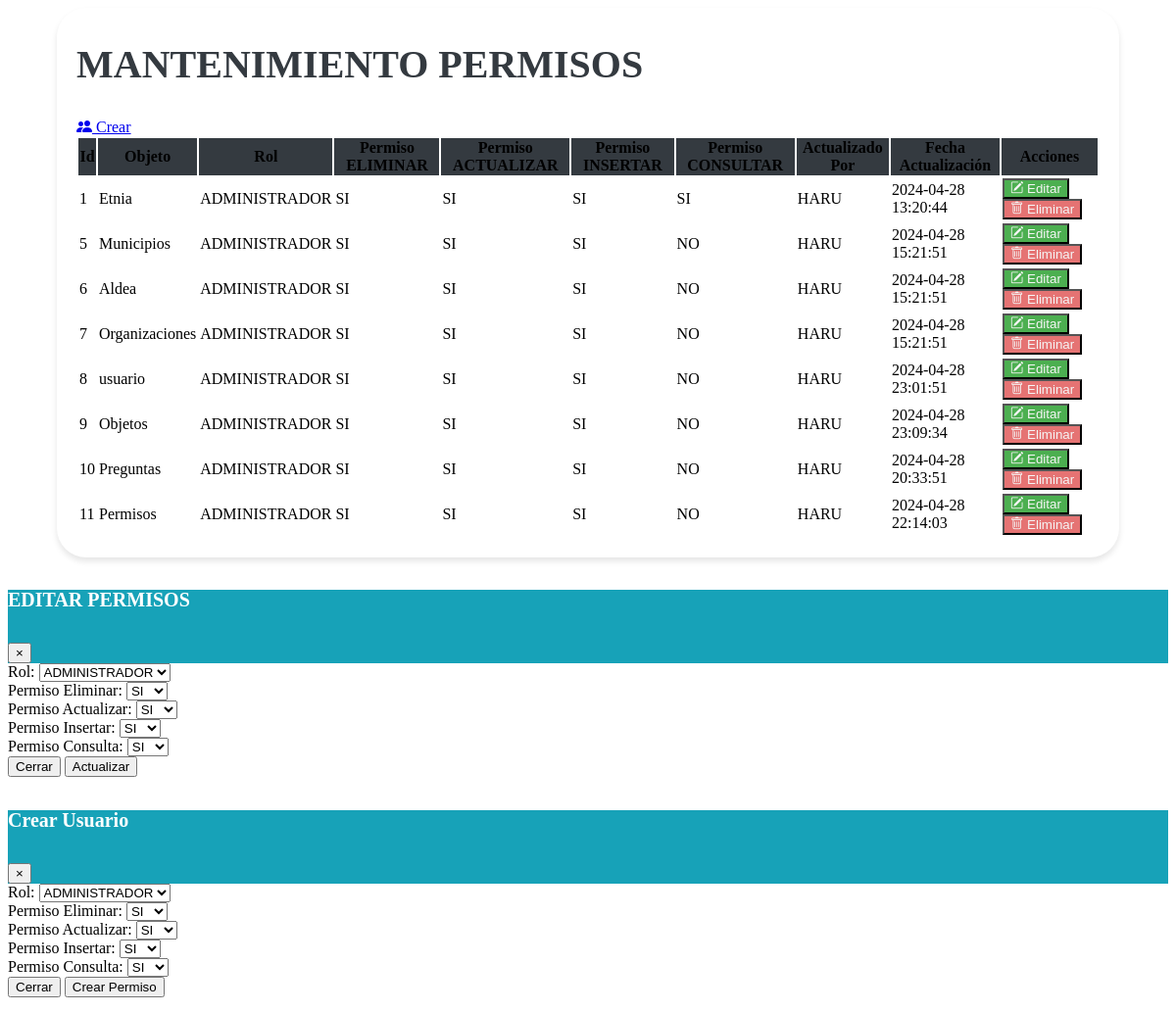
Before: /vistas/Mantenimiento_permisos.php (signed in) with the older database file.
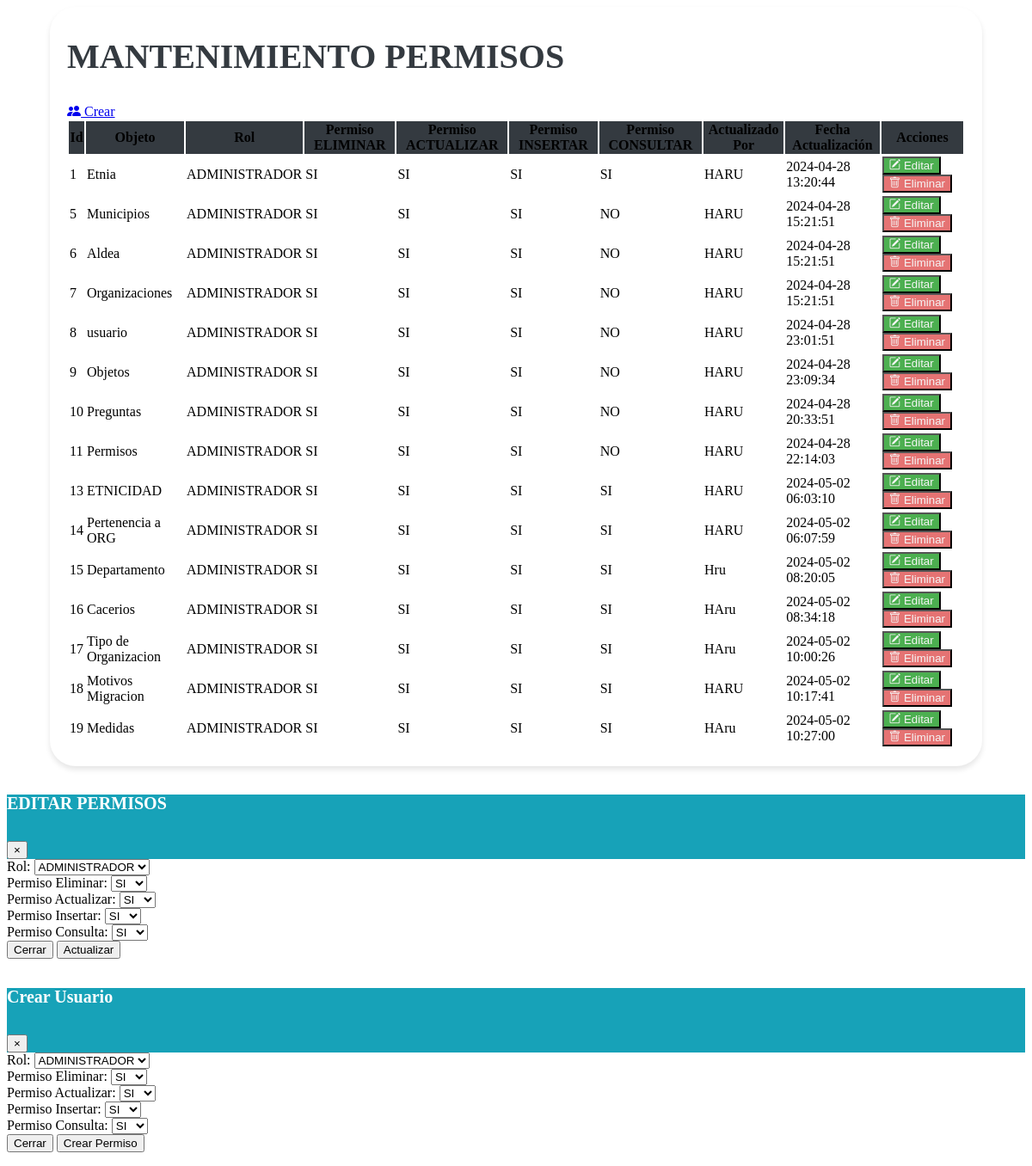
After: the same page with the newer database file.
### tables this page shows
CREATE TABLE `permisos` (
  `id_permisos` bigint(20) NOT NULL,
  `Id_rol` bigint(20) NOT NULL,
  `permiso_eliminacion` int(11) NOT NULL,
  `id_objeto` int(10) NOT NULL,
  `permiso_actualizacion` int(11) NOT NULL,
  `permiso_insercion` int(11) NOT NULL,
  `permiso_consulta` int(11) DEFAULT NULL,
  `Actualizado_Por` varchar(255) NOT NULL,
  `Fecha_Actualizacion` timestamp NOT NULL DEFAULT current_timestamp() ON UPDATE current_timestamp()
);

CREATE TABLE `objetos` (
  `Id_objetos` bigint(20) NOT NULL,
  `Objeto` varchar(255) NOT NULL,
  `Descripcion` varchar(255) NOT NULL,
  `tipo_objeto` varchar(50) NOT NULL,
  `Creado_Por` varchar(40) NOT NULL,
  `Fecha_Creacion` timestamp NOT NULL DEFAULT current_timestamp(),
  `Actualizado_Por` varchar(40) NOT NULL,
  `Fecha_Actualizacion` timestamp NOT NULL DEFAULT current_timestamp(),
  `Status` enum('A','I') DEFAULT 'A'
);

CREATE TABLE `roles` (
  `Id_rol` bigint(20) NOT NULL,
  `Nombre` varchar(255) NOT NULL,
  `Descripcion` varchar(50) NOT NULL,
  `Creado_Por` bigint(20) NOT NULL,
  `Fecha_Creacion` timestamp NULL DEFAULT NULL,
  `Actualizado_Por` bigint(20) NOT NULL,
  `Fecha_Actualizacion` timestamp NULL DEFAULT NULL,
  `STATUS` enum('ACTIVO','INACTIVO') DEFAULT NULL
);

### vistas/Mantenimiento_permisos.php (the view, shortened to what this page needs)
<?php
include "../php/conexion_be.php";
$permiso_insercion = 2;
$permiso_actualizacion = 2;
$permiso_eliminacion = 2;
if(isset($_SESSION['usuario'])) {
    $idRolUsuario = $_SESSION['usuario']['id_rol'];
    $sqlPermisos = "SELECT * FROM permisos WHERE Id_rol = $idRolUsuario AND id_objeto = 3";
    $resultadoPermisos = $conexion->query($sqlPermisos);
    if ($resultadoPermisos->num_rows > 0) {
        $filaPermisos = $resultadoPermisos->fetch_assoc();
        $permiso_insercion= $filaPermisos['permiso_insercion'];
        $permiso_actualizacion = $filaPermisos['permiso_actualizacion'];
        $permiso_eliminacion = $filaPermisos['permiso_eliminacion'];
    }
}
    ?>
    <link href="https://cdn.jsdelivr.net/npm/bootstrap-icons@1.10.0/font/bootstrap-icons.css" rel="stylesheet">
    <link rel="stylesheet" href="assets/css/estilos.css">
    <link rel="stylesheet" href="https://cdn.datatables.net/1.10.20/css/dataTables.bootstrap4.min.css">
    <div class="containertable">
        <div class="d-flex justify-content-between align-items-end mb-4">
            <div>
                <h1 class="poppins-font mb-2">MANTENIMIENTO PERMISOS</h1>
                <br>
                <?php if ($permiso_insercion == 1) : ?>
                <a href="#" data-bs-toggle="modal" data-bs-target="#modalForm" class="btn btn-info">
                    <i class="nav-icon bi bi-people-fill"></i> Crear
                </a>
                <?php endif; ?>
            </div>
        </div>
        <div class="table-responsive">
    <table id="tablax" class="table table-hover">
                <thead class="table-dark text-center" style="background-color: #343A40;">
                    <tr>
                        <th scope="col">Id</th>
                        <th scope="col">Objeto</th>
                        <th scope="col">Rol</th>
                        <th scope="col">Permiso ELIMINAR</th>
                        <th scope="col">Permiso ACTUALIZAR</th>
                        <th scope="col">Permiso INSERTAR</th>
                        <th scope="col">Permiso CONSULTAR</th>
                        <th scope="col">Actualizado Por</th>
                        <th scope="col">Fecha Actualización</th>
                        <th scope="col">Acciones</th>
                    </tr>
                </thead>
                <tbody class="text-center">
                    <?php
                    include "../php/conexion_be.php";
                    $sql = $conexion->query("
                        SELECT
                            permisos.id_permisos,
                            objetos.Objeto,
                            roles.id_rol,
                            roles.nombre,
                            permisos.permiso_eliminacion,
                            permisos.permiso_actualizacion,
                            permisos.permiso_insercion,
                            permisos.permiso_consulta,
                            permisos.Actualizado_Por,
                            permisos.Fecha_Actualizacion
                        FROM permisos
                        INNER JOIN roles ON permisos.id_rol = roles.Id_rol
                        INNER JOIN objetos on objetos.Id_Objetos = permisos.id_objeto
                    ");
                    while ($datos = $sql->fetch_object()) { ?>
                        <tr>
                            <td><?= $datos->id_permisos ?></td>
                            <td><?= $datos->Objeto ?></td>
                            <td><?= $datos->nombre ?></td>
                            <td><?= ($datos->permiso_eliminacion == 1) ? 'SI' : 'NO' ?></td>
                            <td><?= ($datos->permiso_actualizacion == 1) ? 'SI' : 'NO' ?></td>
                            <td><?= ($datos->permiso_insercion == 1) ? 'SI' : 'NO' ?></td>
                            <td><?= ($datos->permiso_consulta == 1) ? 'SI' : 'NO' ?></td>
                            <td><?= $datos->Actualizado_Por ?></td>
                            <td><?= $datos->Fecha_Actualizacion ?></td>
                            <td>
                            <?php if ($permiso_actualizacion == 1) : ?>
                                <button type="button" class="btn btn-editar" data-toggle="modal" data-target="#modalEditar" onclick="abrirModalEditar(
                                    '<?= $datos->id_permisos ?>', '<?= $datos->id_rol ?>', '<?= $datos->permiso_eliminacion ?>', '<?= $datos->permiso_actualizacion ?>', '<?= $datos->permiso_insercion ?>', '<?= $datos->permiso_consulta ?>', '<?= $datos->Actualizado_Por ?>', '<?= $datos->Fecha_Actualizacion ?>'
                                )">
                                    <i class="bi bi-pencil-square"></i> Editar
                                </button>
                                <?php endif; ?>
                                <?php if ($permiso_eliminacion == 1) : ?>
                                <form id="deleteForm" method="POST" action="modelos/delete_permiso.php" style="display: inline;">
                                    <button type="submit" class="btn btn-eliminar">
                                        <i class="bi bi-trash"></i> Eliminar
                                    </button>
                                </form>
                                <?php endif; ?>
                            </td>
                        </tr>
                    <?php }
                    ?>
                </tbody>
            </table>
        </div>
    </div>
    <div class="modal fade" id="modalEditar" tabindex="-1" role="dialog" aria-labelledby="exampleModalLabel" aria-hidden="true">
    <div class="modal-dialog" role="document">
        <div class="modal-content">
            <div class="modal-header" style="background-color: #17A2B8;">
                <h5 class="poppins-modal mb-2" id="exampleModalLabel">EDITAR PERMISOS</h5>
                <button type="button" class="close" data-dismiss="modal" aria-label="Cerrar">
                    <span aria-hidden="true">&times;</span>
                </button>
            </div>
            <div class="modal-body">
                <form id="formularioEditar" method="POST" action="modelos/update_permiso.php">
                    <div class="form-group">
                        <label for="id_rol">Rol:</label>
                        <select class="form-control" id="id_rol" name="id_rol" required>
                            <?php
                            include '../php/conexion_be.php';
                            $sqlRoles = "SELECT Id_rol , Nombre FROM roles";
                            $resultRoles = mysqli_query($conexion, $sqlRoles);
                            if (mysqli_num_rows($resultRoles) > 0) {
                                while ($rowRoles = mysqli_fetch_assoc($resultRoles)) {
                                    echo '<option value="' . $rowRoles["Id_rol"] . '">' . $rowRoles["Nombre"] . '</option>';
                                }
                            } else {
                                echo '<option value="">No hay Roles disponibles</option>';
                            }
                            ?>
                        </select>
                    </div>
                    <div class="form-group">
                        <label for="permiso_eliminacion">Permiso Eliminar:</label>
                        <select class="form-control" id="permiso_eliminacion" name="permiso_eliminacion" required>
                            <option value="1">SI</option>
                        </select>
                    </div>
                    <div class="form-group">
                        <label for="permiso_actualizacion">Permiso Actualizar:</label>
                        <select class="form-control" id="permiso_actualizacion" name="permiso_actualizacion" required>
                            <option value="1">SI</option>
                        </select>
                    </div>
                    <div class="form-group">
                        <label for="permiso_insercion">Permiso Insertar:</label>
                        <select class="form-control" id="permiso_insercion" name="permiso_insercion" required>
                            <option value="1">SI</option>
                        </select>
                    </div>
                    <div class="form-group">
                        <label for="permiso_insercion">Permiso Consulta:</label>
                        <select class="form-control" id="permiso_consulta" name="permiso_consulta" required>
                            <option value="1">SI</option>
                        </select>
                    </div>
                    <div class="modal-footer">
                        <button type="button" class="btn btn-secondary" data-dismiss="modal">Cerrar</button>
                        <button type="submit" class="btn btn-primary">Actualizar</button>
                    </div>
                </form>
            </div>
        </div>
    </div>
</div>
    <div class="modal fade" id="modalForm" tabindex="-1" role="dialog" aria-labelledby="exampleModalLabel" aria-hidden="true">
        <div class="modal-dialog">
            <div class="modal-content" role="document">
                <div class="modal-header" style="background-color: #17A2B8;">
                    <h5 class="poppins-modal mb-2" id="exampleModalLabel">Crear Usuario</h5>
                    <button type="button" class="close" data-dismiss="modal" aria-label="Cerrar">
                        <span aria-hidden="true">&times;</span>
                    </button>
                </div>
                <div class="modal-body">
                    <form method="POST" action="modelos\insert_permisos.php">
                    <div class="form-group">
                            <label for="id_rol">Rol:</label>
                            <select class="form-control" id="id_rol" name="id_rol" required>
                                <?php
                                include '../php/conexion_be.php';
                                $sql = "SELECT Id_rol , Nombre FROM roles";
                                $result = mysqli_query($conexion, $sql);
                                if (mysqli_num_rows($result) > 0) {
                                    while ($row = mysqli_fetch_assoc($result)) {
                                        echo '<option value="' . $row["Id_rol"] . '">' . $row["Nombre"] . '</option>';
                                    }
                                } else {
                                    echo '<option value="">No hay Categorias disponibles</option>';
                                }
                                ?>
                            </select>
                        </div>
                        <div class="form-group">
                            <label for="permiso_eliminacion">Permiso Eliminar:</label>
                            <select class="form-control" id="permiso_eliminacion" name="permiso_eliminacion" required>
                            <option value="1">SI</option>
                            </select>
                        </div>
                        <div class="form-group">
                            <label for="permiso_actualizacion">Permiso Actualizar:</label>
                            <select class="form-control" id="permiso_actualizacion" name="permiso_actualizacion" required>
                            <option value="1">SI</option>
                            </select>
                        </div>
                        <div class="form-group">
                            <label for="permiso_insercion">Permiso Insertar:</label>
                            <select class="form-control" id="permiso_insercion" name="permiso_insercion" required>
                            <option value="1">SI</option>
                            </select>
                        </div>
                        <div class="form-group">
                            <label for="permiso_insercion">Permiso Consulta:</label>
                            <select class="form-control" id="permiso_consulta" name="permiso_consulta" required>
                            <option value="1">SI</option>
                            </select>
                        </div>
                        <div class="modal-footer">
                            <button type="button" class="btn btn-secondary" data-dismiss="modal">Cerrar</button>
                            <button type="submit" class="btn btn-primary">Crear Permiso</button>
                        </div>
                    </form>
                </div>
            </div>
        </div>
    </div>

### assets/css/estilos.css (style rules this page uses)
.poppins-font { color: var(--heading, #343A40); font-size: 40px; font-style: normal; font-weight: 600; line-height: 21px; }
.poppins-modal { color: var(--heading, #ffffff); font-size: 20px; font-style: normal; font-weight: 600; line-height: 21px; }
.containertable { background-color: #fff; padding: 20px; border-radius: 30px; margin-bottom: 20px; margin-left: 50px; margin-right: 50px; box-shadow: 0 4px 6px rgba(0, 0, 0, 0.1); }
.btn-editar { background-color: #4CAF50; color: whitesmoke; }
.btn-eliminar { background-color: #E57373; color: whitesmoke; }
.btn-editar, .btn-eliminar { transition: background-color 0.3s ease; }

Changed rows visible on the page:
added permisos: id_permisos "13", id_objeto.Objeto "ETNICIDAD", Id_rol.Nombre "ADMINISTRADOR", permiso_eliminacion "SI", permiso_actualizacion "SI", permiso_insercion "SI", permiso_consulta "SI", Actualizado_Por "HARU", Fecha_Actualizacion "2024-05-02 06:03:10"
added permisos: id_permisos "14", id_objeto.Objeto "Pertenencia a ORG", Id_rol.Nombre "ADMINISTRADOR", permiso_eliminacion "SI", permiso_actualizacion "SI", permiso_insercion "SI", permiso_consulta "SI", Actualizado_Por "HARU", Fecha_Actualizacion "2024-05-02 06:07:59"
added permisos: id_permisos "15", id_objeto.Objeto "Departamento", Id_rol.Nombre "ADMINISTRADOR", permiso_eliminacion "SI", permiso_actualizacion "SI", permiso_insercion "SI", permiso_consulta "SI", Actualizado_Por "Hru", Fecha_Actualizacion "2024-05-02 08:20:05"
added permisos: id_permisos "16", id_objeto.Objeto "Cacerios", Id_rol.Nombre "ADMINISTRADOR", permiso_eliminacion "SI", permiso_actualizacion "SI", permiso_insercion "SI", permiso_consulta "SI", Actualizado_Por "HAru", Fecha_Actualizacion "2024-05-02 08:34:18"
added permisos: id_permisos "17", id_objeto.Objeto "Tipo de Organizacion", Id_rol.Nombre "ADMINISTRADOR", permiso_eliminacion "SI", permiso_actualizacion "SI", permiso_insercion "SI", permiso_consulta "SI", Actualizado_Por "HAru", Fecha_Actualizacion "2024-05-02 10:00:26"
added permisos: id_permisos "18", id_objeto.Objeto "Motivos Migracion", Id_rol.Nombre "ADMINISTRADOR", permiso_eliminacion "SI", permiso_actualizacion "SI", permiso_insercion "SI", permiso_consulta "SI", Actualizado_Por "HARU", Fecha_Actualizacion "2024-05-02 10:17:41"
added permisos: id_permisos "19", id_objeto.Objeto "Medidas", Id_rol.Nombre "ADMINISTRADOR", permiso_eliminacion "SI", permiso_actualizacion "SI", permiso_insercion "SI", permiso_consulta "SI", Actualizado_Por "HAru", Fecha_Actualizacion "2024-05-02 10:27:00"
